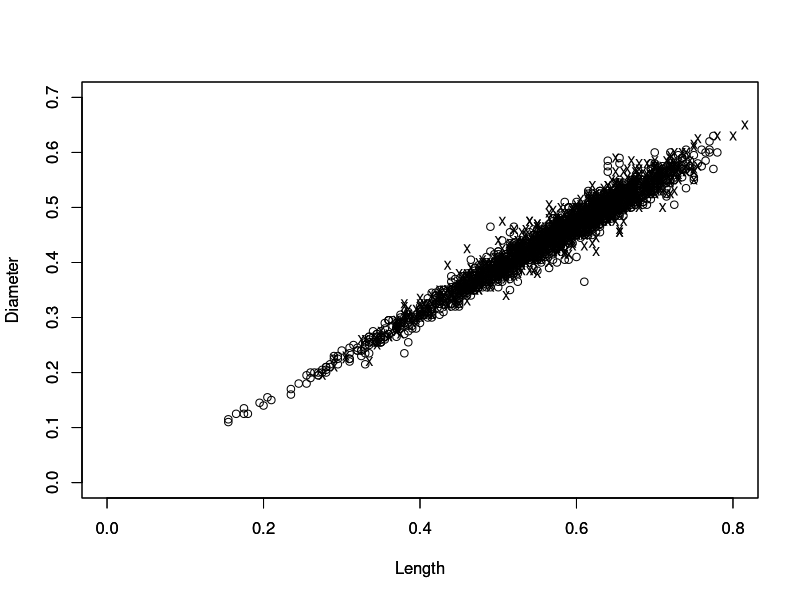

The R source for this figure:
#!/usr/bin/env Rscript
aba <- read.csv("abalone.data", header = T, as.is = T)
grps <- list()
for (gen in c("M", "F")) grps[[gen]] <- which(aba == gen)
abam <- aba[grps$M, ]
abaf <- aba[grps$F, ]
pdf("abalone.pdf")  #set graphical output file 
plot(abam$Length, abam$Diameter, xlab = "Length", ylab = "Diameter", xlim = c(0, 
    0.8), ylim = c(0, 0.7))
par(new = TRUE)
plot(abaf$Length, abaf$Diameter, pch = "x", xlab = "Length", ylab = "Diameter", xlim = c(0, 
    0.8), ylim = c(0, 0.7))
dev.off()
